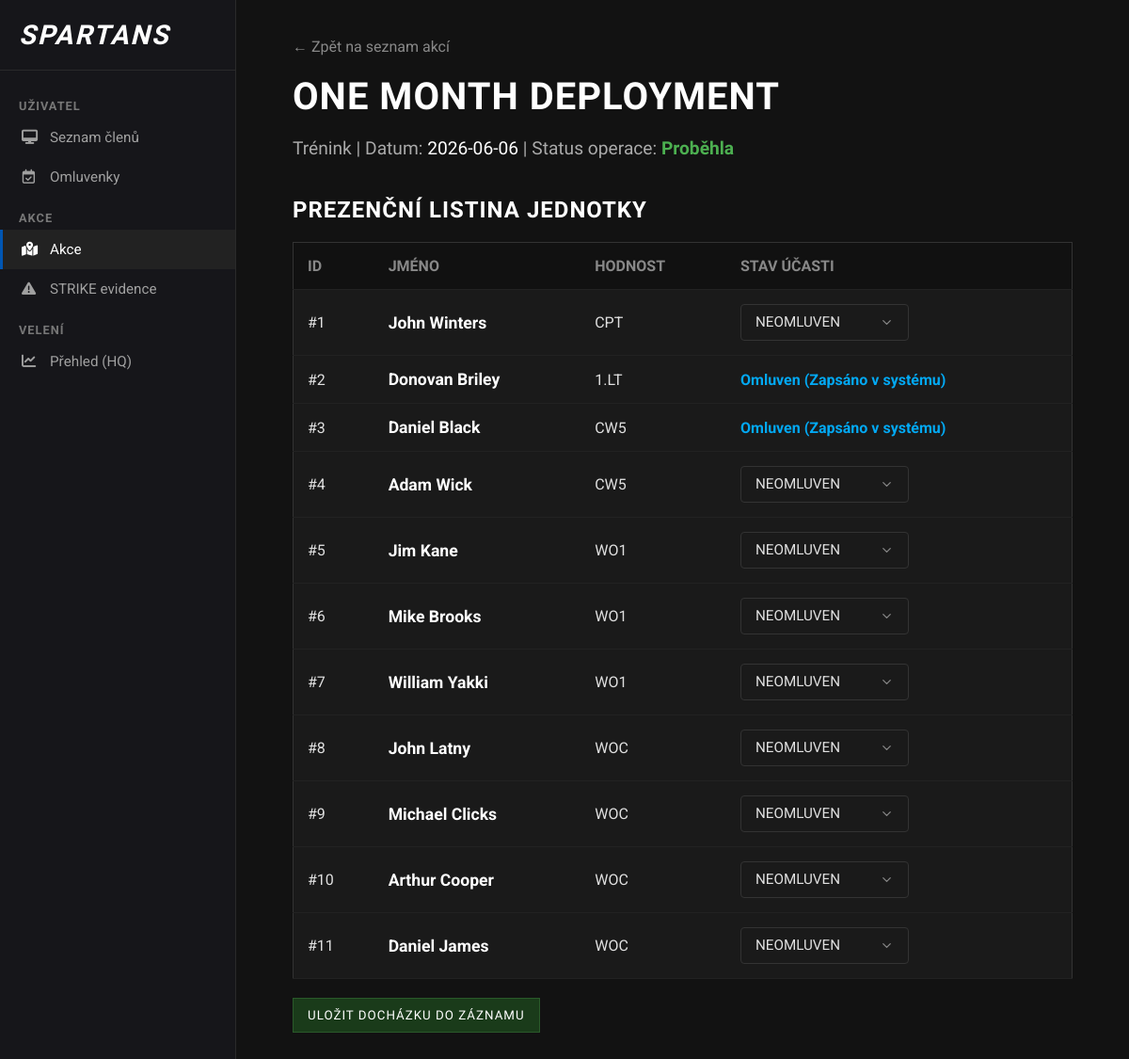
The app's page /akce/2, older data.
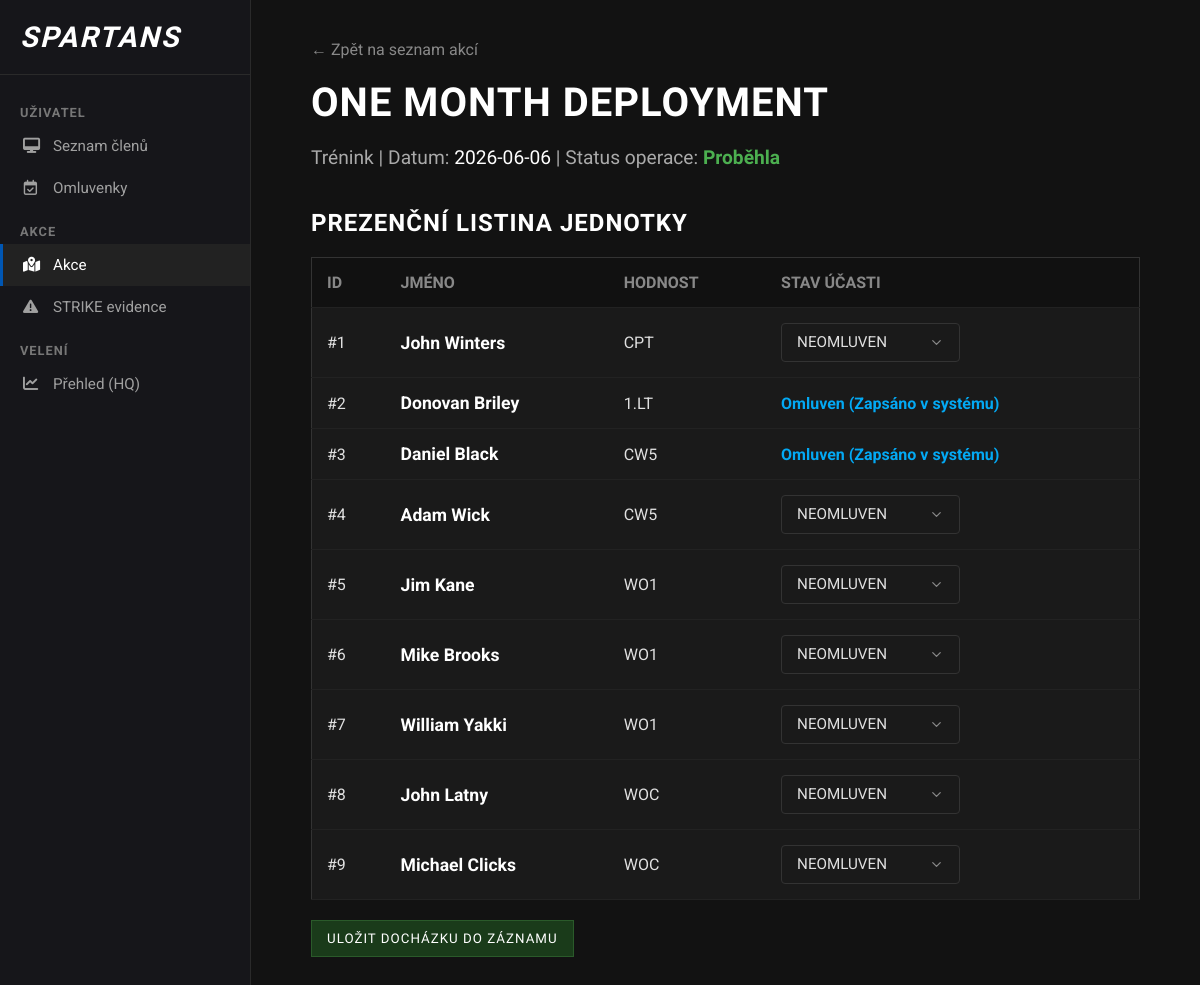
The same page, newer data.
### app.py (models this page shows)
class Clen(db.Model):
    id = db.Column(db.Integer, primary_key=True)
    jmeno = db.Column(db.String(50), nullable=False)
    hodnost_id = db.Column(db.Integer, db.ForeignKey('hodnost.id'), nullable=False)
    hodnost = db.relationship('Hodnost')

class Hodnost(db.Model):
    id = db.Column(db.Integer, primary_key=True)
    nazev = db.Column(db.String(50), nullable=False)

### app.py (the view, shortened to what this page needs)
@app.route('/akce/<int:akce_id>', methods=['GET', 'POST'])
def detail_akce(akce_id):
    akce = Akce.query.get_or_404(akce_id)
    vsechni_clenove = Clen.query.all()
    for clen in vsechni_clenove:
        ucast = Ucast.query.filter_by(akce_id=akce.id, clen_id=clen.id).first()
        ma_omluvenku = Omluvenka.query.filter(
            Omluvenka.clen_id == clen.id,
            Omluvenka.datum_od <= akce.datum,
            Omluvenka.datum_do >= akce.datum
        ).first()
        if not ucast:
            novy_stav = 'Omluven' if ma_omluvenku else 'Nezadáno'
            ucast = Ucast(akce_id=akce.id, clen_id=clen.id, stav=novy_stav)
            db.session.add(ucast)
        else:
            if not akce.probehla:
                if ma_omluvenku and ucast.stav == 'Nezadáno':
                    ucast.stav = 'Omluven'
                elif not ma_omluvenku and ucast.stav == 'Omluven':
                    ucast.stav = 'Nezadáno'
    db.session.commit()
    ucasti = Ucast.query.filter_by(akce_id=akce.id).all()
    ucast_dict = {u.clen_id: u.stav for u in ucasti}
    return render_template('detail_akce.html', akce=akce, clenove=vsechni_clenove, ucast_dict=ucast_dict)

### templates/detail_akce.html (shortened to what this page needs)
<!DOCTYPE html>
<html lang="cs">
<head>
    <link rel="stylesheet" href="https://cdnjs.cloudflare.com/ajax/libs/font-awesome/6.4.0/css/all.min.css">
    <link rel="stylesheet" href="{{ url_for('static', filename='akce.css') }}">
</head>
<body>
    <div class="sidebar">
      <div class="sidebar-brand">
        <i> SPARTANS</i>
      </div>
      <div class="sidebar-category">Uživatel</div>
      <div class="sidebar-nav">
        <a href="/"
          ><i class="fa-solid fa-desktop"></i> Seznam členů</a
        >
        <a href="/omluvenky"
          ><i class="fa-regular fa-calendar-check"></i> Omluvenky</a
        >
      </div>
      <div class="sidebar-category">Akce</div>
      <div class="sidebar-nav">
        <a href="/akce" class="active"><i class="fa-solid fa-map-location-dot"></i> Akce </a>
        <a href="/strike"><i class="fa-solid fa-triangle-exclamation"></i> STRIKE evidence</a>
      </div>
      <div class="sidebar-category">Velení</div>
      <div class="sidebar-nav">
          <a href="/dashboard"><i class="fa-solid fa-chart-line"></i> Přehled (HQ)</a>
      </div>
    </div>
    <div class="main-content">
        <div class="container" style="display: block;">
            <a href="/akce" style="color: #888; text-decoration: none; margin-bottom: 20px; display: inline-block;">← Zpět na seznam akcí</a>
           <h1>{{ akce.nazev }}</h1>
            <div style="font-size: 1.2rem; color: #aaa; margin-bottom: 40px; font-family: 'Oswald', sans-serif;">
                {{ akce.typ_akce.nazev }} |
                Datum: <span style="color: #fff;">{{ akce.datum }}</span> |
                Status operace:
                <span class="{% if not akce.probehla %}status-neprobehla{% else %}status-probehla{% endif %}">
                    {% if not akce.probehla %}Neproběhla{% else %}Proběhla{% endif %}
                </span>
            </div>
            <h2>Prezenční listina jednotky</h2>
            <form action="/akce/{{ akce.id }}" method="POST">
                <table>
                    <tr>
                        <th>ID</th>
                        <th>Jméno</th>
                        <th>Hodnost</th>
                        <th>Stav účasti</th>
                    </tr>
                    {% for clen in clenove %}
                    <tr>
                        <td class="cell-id">#{{ clen.id }}</td>
                        <td class="cell-name">{{ clen.jmeno }}</td>
                        <td class="cell-rank">{{ clen.hodnost.nazev }}</td>
                        <td>
                            {% set aktualni_stav = ucast_dict.get(clen.id, 'Nezadáno') %}
                            {% if aktualni_stav == 'Omluven' %}
                                <span style="color: #03a9f4; font-weight: bold;"> Omluven (Zapsáno v systému)</span>
                            {% else %}
                                <select name="stav_{{ clen.id }}" >
                                    <option value="AWOL" {% if aktualni_stav == 'AWOL' %}selected{% endif %}>NEOMLUVEN</option>
                                </select>
                            {% endif %}
                        </td>
                    </tr>
                    {% endfor %}
                </table>
                <div style="margin-top: 20px;">
                    <button type="submit" style="background-color: #1a3b1a; border-color: #2a5a2a;">Uložit docházku do záznamu</button>
                </div>
            </form>
        </div>
    </div>
</body>
</html>

Row changes from the older to the newer data that the page shows:
removed Clen: id "10", jmeno "Arthur Cooper", hodnost.nazev "WOC", id "NEOMLUVEN"
removed Clen: id "11", jmeno "Daniel James", hodnost.nazev "WOC", id "NEOMLUVEN"
